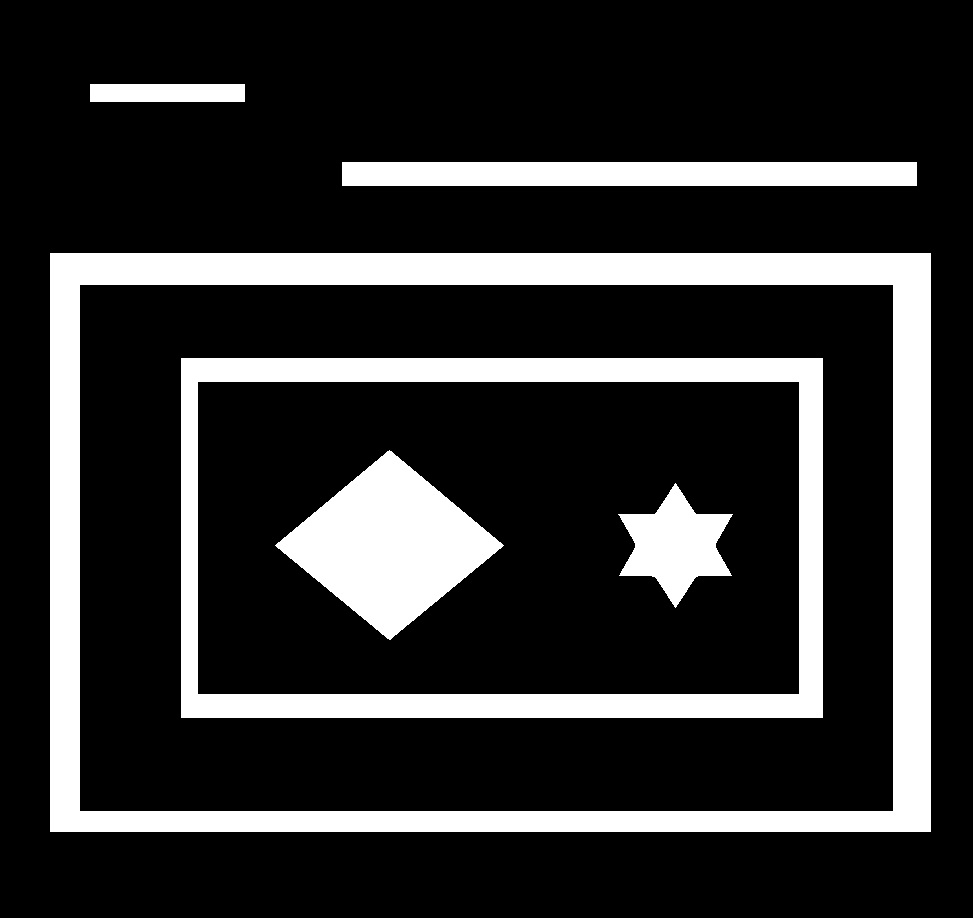
#> input picture OpenCV/contours/blackBG.jpg, 973 x 918 px
$ jupyter execute --allow-errors test.ipynb
#> lines starting #> are read from the running program, lines starting #| are printed output that depends on the picture; after the words box and inside, x2 and y2 are one past the last pixel; in counts of white or black regions, pixels touching at a corner belong together
[cell 1]
import cv2
import numpy as np

import matplotlib.pyplot as plt

[cell 2]
img =cv2.imread("blackBG.jpg")
#> img is the input picture: shape (918, 973, 3); min 0, max 255, mean 49.1

[cell 3]
# 颜色表：红橙黄绿青蓝紫灰
colormap = [(0,0,255),(0,165,255),(0,255,255),(0,255,0),(255,255,0),(255,0,0),(238,130,238),(190,190,190)]

[cell 4]
# grayscale
# https://docs.opencv.org/4.5.0/d7/d4d/tutorial_py_thresholding.html
gray_img = cv2.cvtColor(img,cv2.COLOR_BGR2GRAY)
ret,bin_img = cv2.threshold(gray_img,0,255,cv2.THRESH_BINARY+cv2.THRESH_OTSU)
#> bin_img: shape (918, 973); 19.2% white; 6 white regions
#> ret = 8

[cell 5]
# RETR_EXTERNAL:仅外圈轮廓
contours, hierarchy = cv2.findContours(bin_img, cv2.RETR_EXTERNAL, cv2.CHAIN_APPROX_SIMPLE)
#> contours = 3 contours; box (x1, y1, x2, y2) and area: (50, 253, 931, 832) 508640, (342, 162, 917, 186) 13202, (90, 84, 245, 102) 2618

img_show = img.copy()
cv2.drawContours(img_show,contours,-1,(0,255,0),5)
plt.imshow(img_show[...,::-1])
plt.axis('off')

print(hierarchy)
#| [[[ 1 -1 -1 -1]
#|   [ 2  0 -1 -1]
#|   [-1  1 -1 -1]]]

[cell 6]
contours
#> Out has the same summary as contours

[cell 7]
# RETR_EXTERNAL:全部轮廓，无层级关系
contours, hierarchy = cv2.findContours(bin_img, cv2.RETR_LIST, cv2.CHAIN_APPROX_SIMPLE)
#> contours = 8 contours; box (x1, y1, x2, y2) and area: (50, 253, 931, 832) 508640, (79, 284, 894, 812) 428976, (181, 358, 823, 718) 230119, (197, 381, 800, 695) 188424, (275, 450, 504, 640) 21638, (342, 162, 917, 186) 13202, (618, 483, 733, 608) 7119, (90, 84, 245, 102) 2618

img_show = img.copy()
cv2.drawContours(img_show,contours,-1,(0,255,0),5)
plt.imshow(img_show[...,::-1])
plt.axis('off')

print(hierarchy)
#| [[[ 1 -1 -1 -1]
#|   [ 2  0 -1 -1]
#|   [ 3  1 -1 -1]
#|   [ 4  2 -1 -1]
#|   [ 5  3 -1 -1]
#|   [ 6  4 -1 -1]
#> (further printed lines are left out)

[cell 8]
hierarchy.shape

[cell 9]
# RETR_CCOMP:全部轮廓，只有两种层级关系
contours, hierarchy = cv2.findContours(bin_img, cv2.RETR_CCOMP, cv2.CHAIN_APPROX_SIMPLE)

img_show = img.copy()
for i in range(len(contours)):
    if(hierarchy[0,i,3]!=-1):
        cv2.drawContours(img_show,contours,i,colormap[i],5)
        cv2.drawContours(img_show,contours,hierarchy[0,i,3],colormap[i],5)
#> this loop made 8 passes
#> img_show: shape (918, 973, 3); 7.38% of pixels changed, all inside (x1, y1, x2, y2) = (47, 250, 934, 835)
plt.imshow(img_show[...,::-1])
plt.axis('off')

print(hierarchy)
#| [[[ 1 -1 -1 -1]
#|   [ 2  0 -1 -1]
#|   [ 4  1  3 -1]
#|   [-1 -1 -1  2]
#|   [ 6  2  5 -1]
#|   [-1 -1 -1  4]
#> (further printed lines are left out)
# 红:0  橙;1  黄:2  绿:3  青:4  蓝:5  紫:6  灰:7

[cell 10]
# RetrievalModes:https://docs.opencv.org/4.5.0/d3/dc0/group__imgproc__shape.html#ga819779b9857cc2f8601e6526a3a5bc71
#ContourApproximationModes:https://docs.opencv.org/4.5.0/d3/dc0/group__imgproc__shape.html#ga4303f45752694956374734a03c54d5ff
contours, hierarchy = cv2.findContours(bin_img, cv2.RETR_TREE, cv2.CHAIN_APPROX_SIMPLE)

img_show = img.copy()
for i in range(len(contours)):
    cv2.drawContours(img_show,contours,i,colormap[hierarchy[0,i,3]+1],5)
#> img_show: shape (918, 973, 3); 9.31% of pixels changed, all inside (x1, y1, x2, y2) = (47, 81, 934, 835)
plt.imshow(img_show[...,::-1])
plt.axis('off')

print(hierarchy)
#| [[[ 6 -1  1 -1]
#|   [-1 -1  2  0]
#|   [-1 -1  3  1]
#|   [-1 -1  4  2]
#|   [ 5 -1 -1  3]
#|   [-1  4 -1  3]
#> (further printed lines are left out)
# 红:0  橙;1  黄:2  绿:3  青:4  蓝:5  紫:6  灰:7

[cell 11]
contours, hierarchy = cv2.findContours(bin_img, cv2.RETR_TREE, cv2.CHAIN_APPROX_SIMPLE)
img_show = img.copy()
cnt_idx = 0
cnt = contours[cnt_idx]
#> cnt = [[50, 253], [50, 831], [930, 831], [930, 253]]
for i in range(cnt.shape[0]):
    cv2.circle(img_show,(cnt[i,0,0],cnt[i,0,1]),5,(0,255,0),5)
#> img_show: shape (918, 973, 3); 0.09% of pixels changed, all inside (x1, y1, x2, y2) = (42, 245, 939, 840)
plt.imshow(img_show[...,::-1])

[cell 12]
contours, hierarchy = cv2.findContours(bin_img, cv2.RETR_TREE, cv2.CHAIN_APPROX_NONE)
img_show = img.copy()
cnt_idx = 0
cnt = contours[cnt_idx]
#> cnt = contour of 2916 points, box (x1, y1, x2, y2) (50, 253, 931, 832), area 508640
for i in range(cnt.shape[0]):
    cv2.circle(img_show,(cnt[i,0,0],cnt[i,0,1]),5,(0,255,0),5)
plt.imshow(img_show[...,::-1])

## 多边形逼近

[cell 13]
contours, hierarchy = cv2.findContours(bin_img, cv2.RETR_TREE, cv2.CHAIN_APPROX_SIMPLE)
img_show = img.copy()
cnt_idx = 4
cnt = contours[cnt_idx]
#> cnt = contour of 194 points, box (x1, y1, x2, y2) (618, 483, 733, 608), area 7119
for i in range(cnt.shape[0]):
    cv2.circle(img_show,(cnt[i,0,0],cnt[i,0,1]),5,(0,255,0),5)
#> img_show: shape (918, 973, 3); 0.63% of pixels changed, all inside (x1, y1, x2, y2) = (610, 475, 741, 616)

epsilon = 0.01*cv2.arcLength(cnt,True)
#> epsilon = 4.51
approx = cv2.approxPolyDP(cnt,epsilon,True)
#> approx = contour of 12 points, box (x1, y1, x2, y2) (618, 483, 733, 608), area 7264
for i in range(approx.shape[0]):
    cv2.circle(img_show,(approx[i,0,0],approx[i,0,1]),5,(0,0,255),5)
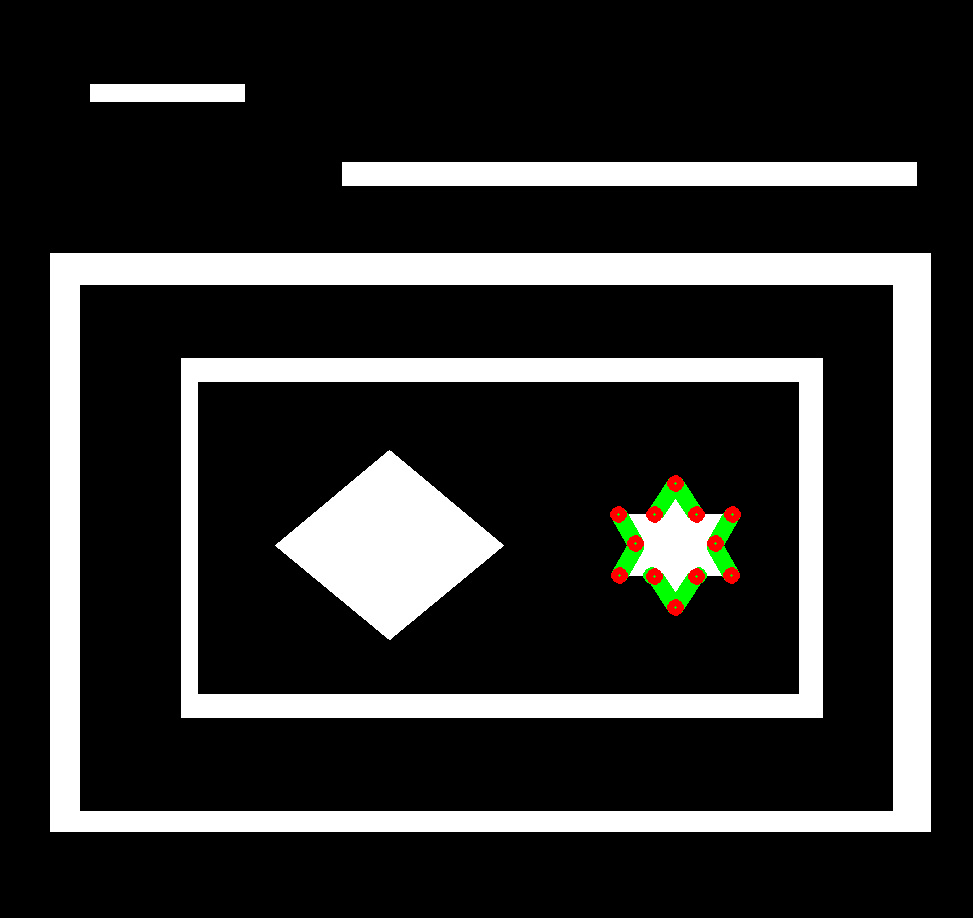
#> img_show: shape (918, 973, 3); mean B, G, R 48.3, 49.2, 49

plt.imshow(img_show[...,::-1])
plt.axis('off')

print(cv2.isContourConvex(approx))
#| False

## 凸多边形逼近

[cell 14]
contours, hierarchy = cv2.findContours(bin_img, cv2.RETR_TREE, cv2.CHAIN_APPROX_SIMPLE)
img_show = img.copy()
cnt_idx = 4
cnt = contours[cnt_idx]
for i in range(cnt.shape[0]):
    cv2.circle(img_show,(cnt[i,0,0],cnt[i,0,1]),5,(0,255,0),5)

approx = cv2.convexHull(cnt)
#> approx = [[732, 514], [731, 575], [675, 607], [619, 575], [618, 514], [675, 483]]
for i in range(approx.shape[0]):
    cv2.circle(img_show,(approx[i,0,0],approx[i,0,1]),5,(0,0,255),5)
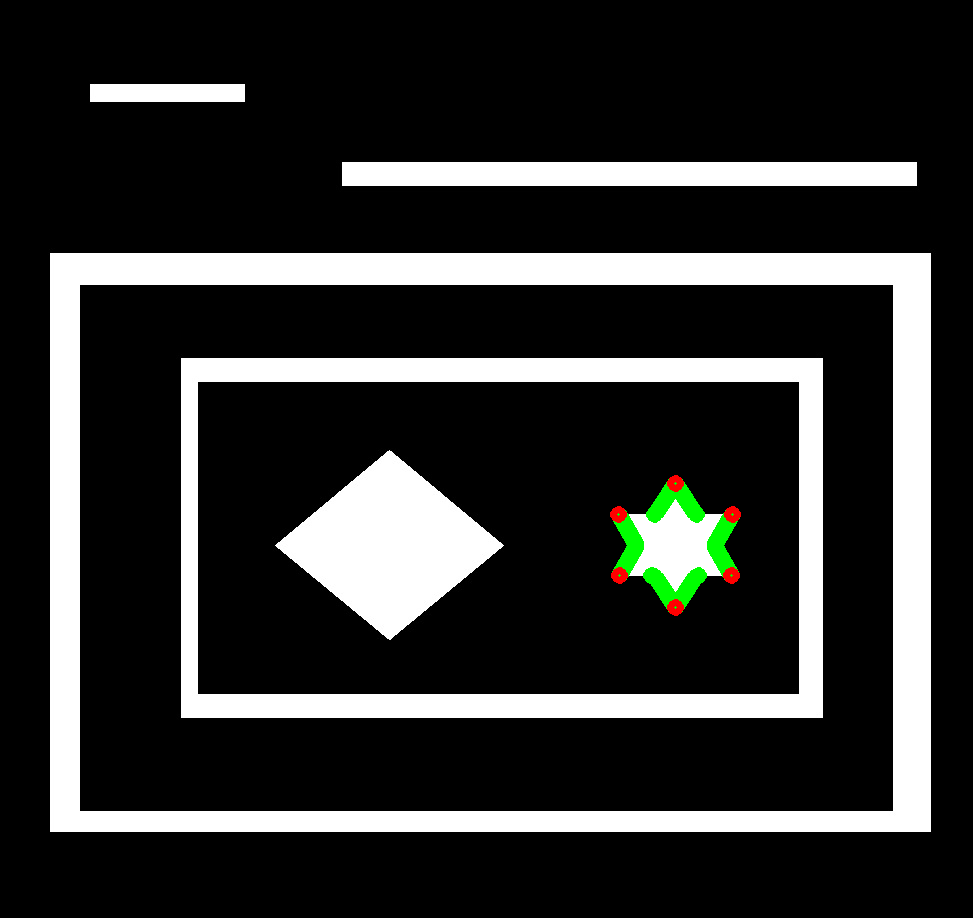
#> img_show: shape (918, 973, 3); mean B, G, R 48.3, 49.5, 48.6

plt.imshow(img_show[...,::-1])
plt.axis('off')
print(cv2.isContourConvex(approx))
#| True

[cell 15]
contours, hierarchy = cv2.findContours(bin_img, cv2.RETR_TREE, cv2.CHAIN_APPROX_NONE)
cnt_idx = 4
cnt = contours[cnt_idx]
#> cnt = contour of 388 points, box (x1, y1, x2, y2) (618, 483, 733, 608), area 7119
approx = cv2.convexHull(cnt,returnPoints=False)
#> approx = [321, 260, 194, 128, 67, 0]
defect = cv2.convexityDefects(cnt,approx)
#> defect = [[321, 0, 357, 4403], [0, 67, 31, 4403], [67, 128, 96, 4230], [128, 194, 163, 4223], [194, 260, 225, 4223], [260, 321, 292, 4230]]

img_show = img.copy()
for i in range(defect.shape[0]):
    pos_idx = defect[i,0,2]
    cv2.circle(img_show,(cnt[pos_idx,0,0],cnt[pos_idx,0,1]),5,(0,255,0),5)
#> this loop made 6 passes
#> pos_idx on passes 1 to 6: 357, 31, 96, 163, 225, 292
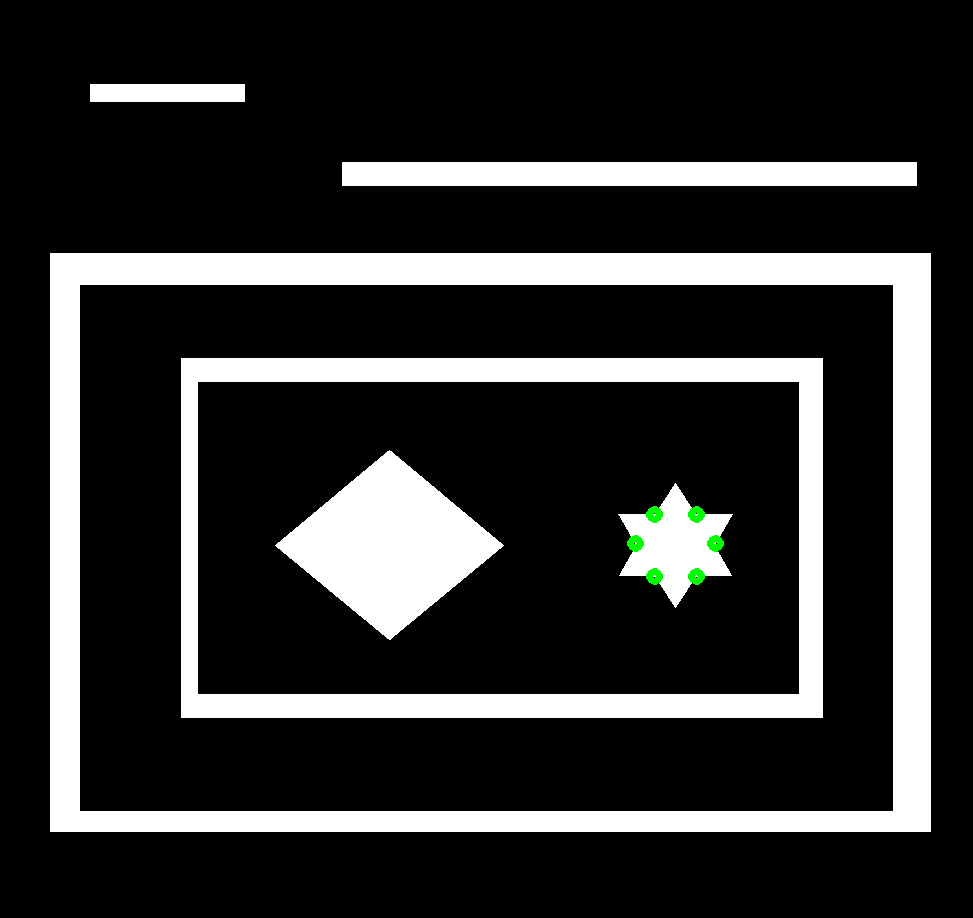
#> img_show: shape (918, 973, 3); 0.14% of pixels changed, all inside (x1, y1, x2, y2) = (627, 506, 724, 585)
plt.imshow(img_show[...,::-1])
plt.axis('off')

# 边界框

[cell 16]
img_show = img.copy()
#无旋转矩形
x,y,w,h = cv2.boundingRect(cnt)
#> x = 618; y = 483; w = 115; h = 125
cv2.rectangle(img_show,(x,y),(x+w,y+h),(0,255,0),10)
#有旋转矩形
rect = cv2.minAreaRect(cnt)
#> rect = ((675.6, 544.7), (128.4, 108.9), -28.54)
box = cv2.boxPoints(rect)
#> box = [[645.2, 623.2], [593.2, 527.5], [706, 466.2], [758, 561.8]]
box = np.int0(box)
#> box = [[645, 623], [593, 527], [705, 466], [758, 561]]
cv2.drawContours(img_show,[box],0,(0,0,255),10)

plt.imshow(img_show[...,::-1])
plt.axis('off')

[cell 17]
# 最小外接圆
(x,y),radius = cv2.minEnclosingCircle(cnt)
#> x = 675; y = 543.6; radius = 64.22
center = (int(x),int(y))
#> center = (675, 543)
radius = int(radius)
#> radius = 64

img_show = img.copy()
cv2.circle(img_show,center,radius,(0,255,0),10)
plt.imshow(img_show[...,::-1])
plt.axis('off')

[cell 18]
# 椭圆拟合
ellipse = cv2.fitEllipse(contours[5])
#> ellipse = ((389, 544.7), (158.7, 190.8), 90.03)

img_show = img.copy()
cv2.ellipse(img_show,ellipse,(0,255,0),10)
plt.imshow(img_show[...,::-1])
plt.axis('off')

[cell 19]
rows,cols = img.shape[:2]
[vx,vy,x,y] = cv2.fitLine(cnt, cv2.DIST_L2,0,0.01,0.01)
#> vx = [1]; vy = [-0.00129]; x = [675]; y = [544.5]
lefty = int((-x*vy/vx) + y)
#> lefty = 545
righty = int(((cols-x)*vy/vx)+y)
#> righty = 544

img_show = img.copy()
cv2.line(img_show,(cols-1,righty),(0,lefty),(0,255,0),2)
plt.imshow(img_show[...,::-1])
plt.axis('off')

[cell 20]
mask = np.zeros(gray_img.shape,np.uint8)
cv2.drawContours(mask,[cnt],0,255,-1)
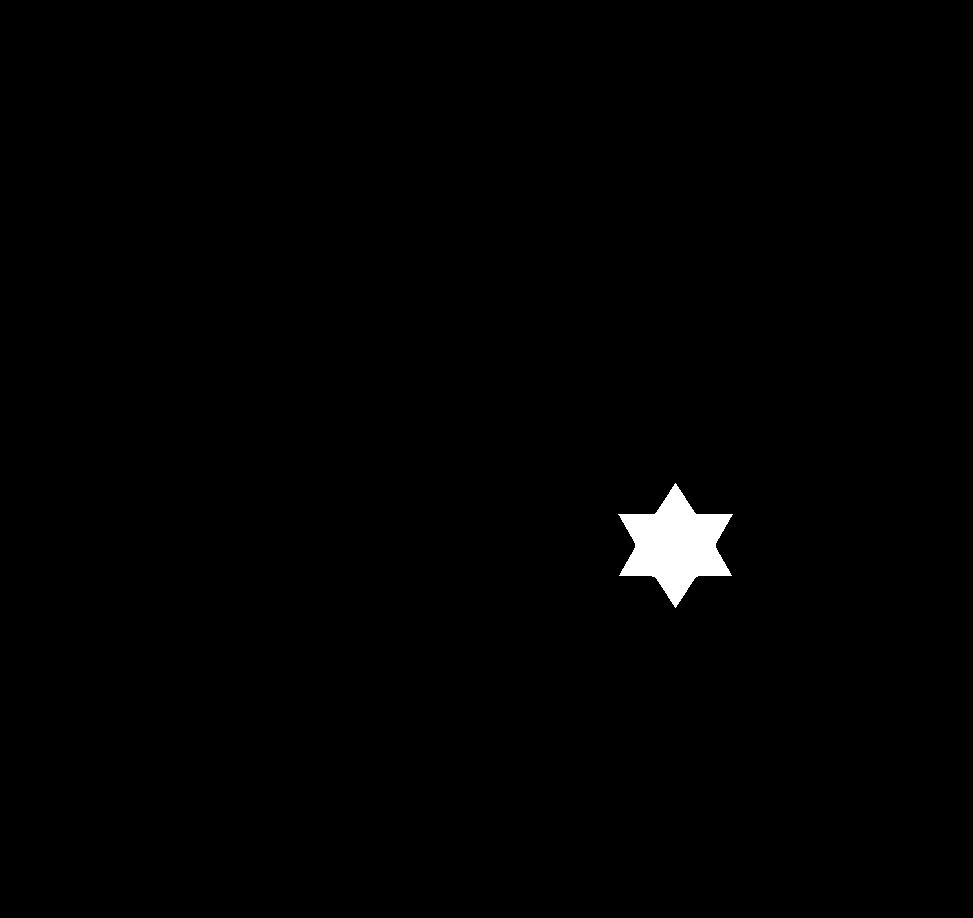
#> mask: shape (918, 973); 0.82% white; 1 white region, box (x1, y1, x2, y2) and area: (618, 483, 733, 608) 7314
pixelpoints = np.transpose(np.nonzero(mask))
#> pixelpoints = 7314 pairs, first value 483 to 607, second value 618 to 732
#pixelpoints = cv.findNonZero(mask)
plt.imshow(mask,cmap='gray')
plt.axis('off')

## 形状匹配

[cell 21]
img1 = cv2.imread('shape1.png',0)
img2 = cv2.imread('shape2.png',0)
img3 = cv2.imread('shape3.png',0)
ret, thresh = cv2.threshold(img1, 127, 255,0)
ret, thresh2 = cv2.threshold(img2, 127, 255,0)
ret, thresh3 = cv2.threshold(img3, 127, 255,0)
contours,hierarchy = cv2.findContours(thresh,2,1)
#> contours = []
#> (the rest of this cell did not finish here and is left out)
